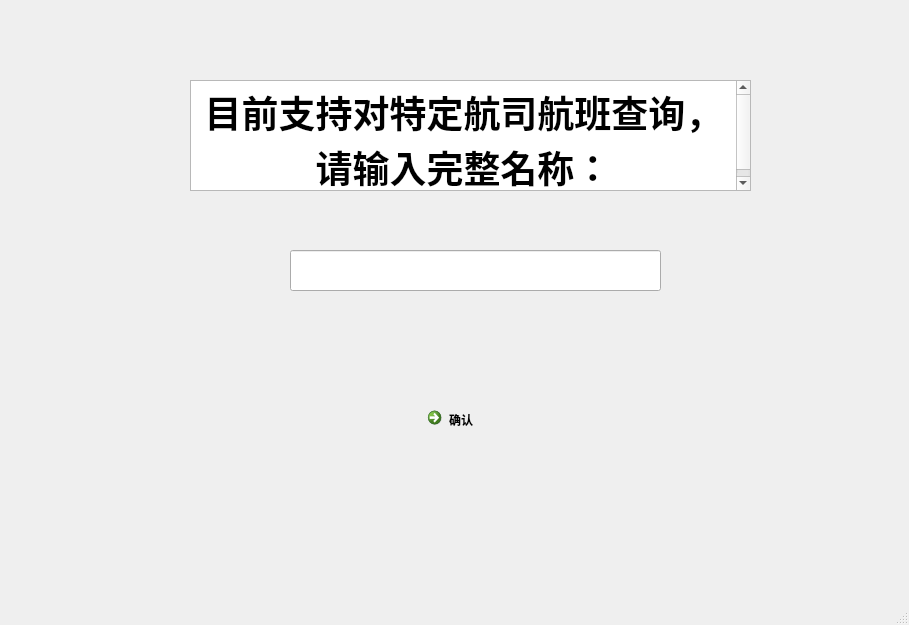
<?xml version="1.0" encoding="UTF-8"?>
<ui version="4.0">
 <class>MainWindow</class>
 <widget class="QMainWindow" name="MainWindow">
  <property name="geometry">
   <rect>
    <x>0</x>
    <y>0</y>
    <width>909</width>
    <height>625</height>
   </rect>
  </property>
  <property name="windowTitle">
   <string>MainWindow</string>
  </property>
  <widget class="QWidget" name="centralwidget">
   <widget class="QTextEdit" name="textEdit">
    <property name="geometry">
     <rect>
      <x>190</x>
      <y>80</y>
      <width>561</width>
      <height>111</height>
     </rect>
    </property>
    <property name="html">
     <string>&lt;!DOCTYPE HTML PUBLIC &quot;-//W3C//DTD HTML 4.0//EN&quot; &quot;http://www.w3.org/TR/REC-html40/strict.dtd&quot;&gt;
&lt;html&gt;&lt;head&gt;&lt;meta name=&quot;qrichtext&quot; content=&quot;1&quot; /&gt;&lt;style type=&quot;text/css&quot;&gt;
p, li { white-space: pre-wrap; }
&lt;/style&gt;&lt;/head&gt;&lt;body style=&quot; font-family:'SimSun'; font-size:9pt; font-weight:400; font-style:normal;&quot;&gt;
&lt;p align=&quot;center&quot; style=&quot; margin-top:0px; margin-bottom:0px; margin-left:0px; margin-right:0px; -qt-block-indent:0; text-indent:0px;&quot;&gt;&lt;span style=&quot; font-size:28pt; font-weight:600;&quot;&gt;目前支持对特定航司航班查询，请输入完整名称：&lt;/span&gt;&lt;/p&gt;&lt;/body&gt;&lt;/html&gt;</string>
    </property>
   </widget>
   <widget class="QLineEdit" name="lineEdit">
    <property name="geometry">
     <rect>
      <x>290</x>
      <y>250</y>
      <width>371</width>
      <height>41</height>
     </rect>
    </property>
   </widget>
   <widget class="QCommandLinkButton" name="commandLinkButton">
    <property name="geometry">
     <rect>
      <x>420</x>
      <y>400</y>
      <width>186</width>
      <height>41</height>
     </rect>
    </property>
    <property name="text">
     <string>确认</string>
    </property>
   </widget>
  </widget>
  <widget class="QMenuBar" name="menubar">
   <property name="geometry">
    <rect>
     <x>0</x>
     <y>0</y>
     <width>909</width>
     <height>22</height>
    </rect>
   </property>
  </widget>
  <widget class="QStatusBar" name="statusbar"/>
 </widget>
 <resources/>
 <connections/>
</ui>
